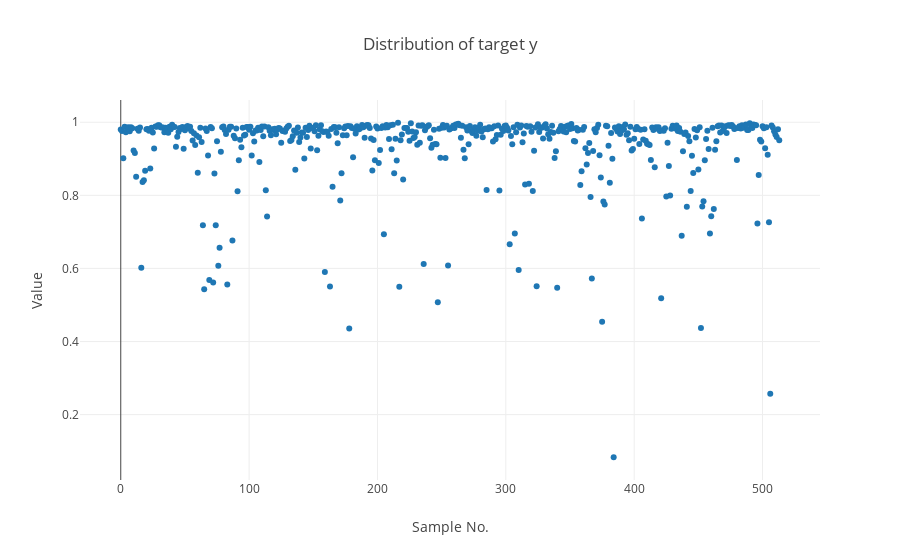

Source (notebook cell):
### Code cell
X, y = Afatinib_1032_2019.iloc[:, 6:].values, Afatinib_1032_2019.iloc[:, 5].values.ravel()
data1 = go.Scatter(
        y = y,
        mode = "markers",
        name = "y_ture",
)

layout = dict(
    xaxis=dict(
        title='Sample No.'
    ),
    yaxis=dict(
        title='Value'
    ),
    title="Distribution of target y"
    
)
fig = go.Figure(data=[data1], layout=layout)
iplot(fig)

# To show plot, paste the link to this GitHub notebook into http://nbviewer.jupyter.org/

### Figure 1 — Plotly figure (JSON) as saved in the notebook; plotly's stock layout.template omitted (floating-point values rounded to 4 significant figures; data arrays with more than 128 entries replaced by an {"elided": "..."} marker saying what was removed)
{"data": [{"mode": "markers", "name": "y_ture", "type": "scatter", "uid": "791136e6-7b56-11e9-aa1e-4a0002d544a0", "y": {"elided": "514 float values"}}], "layout": {"title": "Distribution of target y", "xaxis": {"title": "Sample No."}, "yaxis": {"title": "Value"}}}
